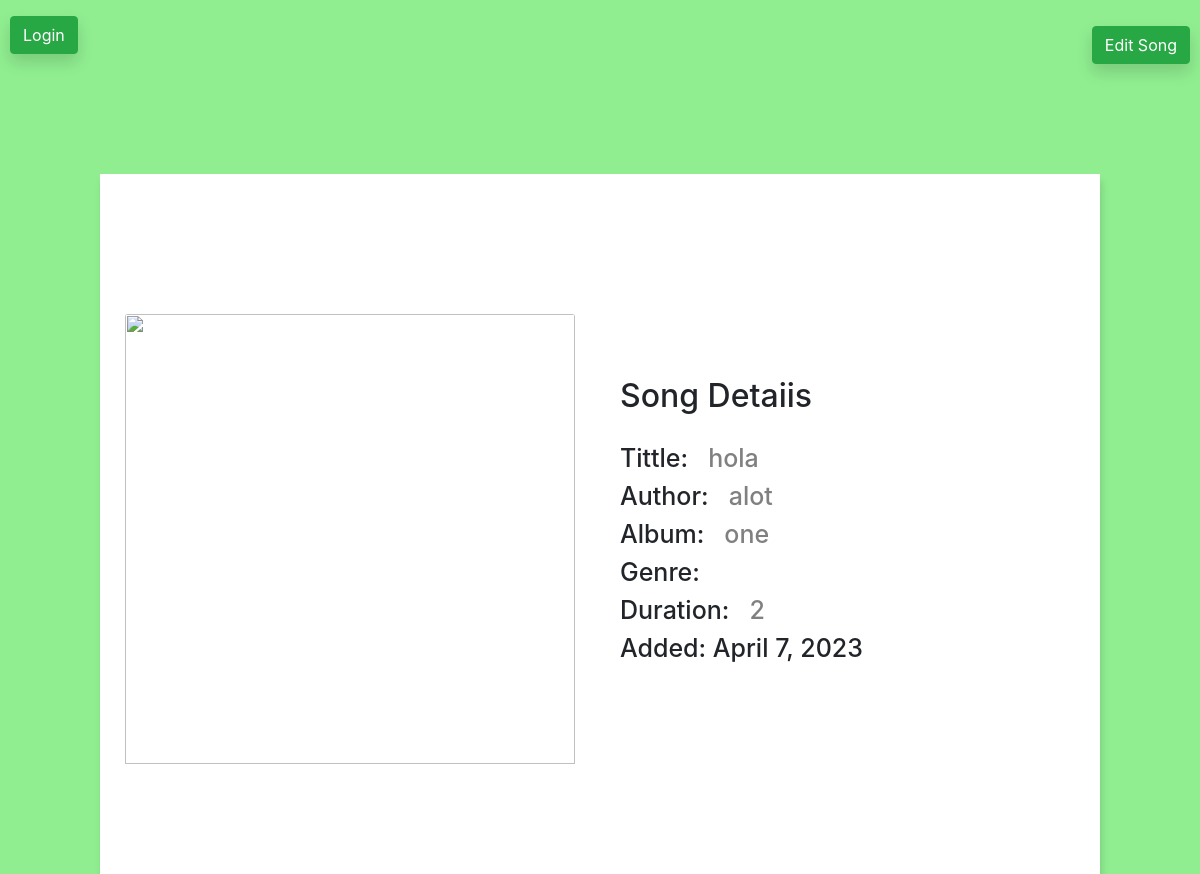
The app's page /songs/song/1, older data.
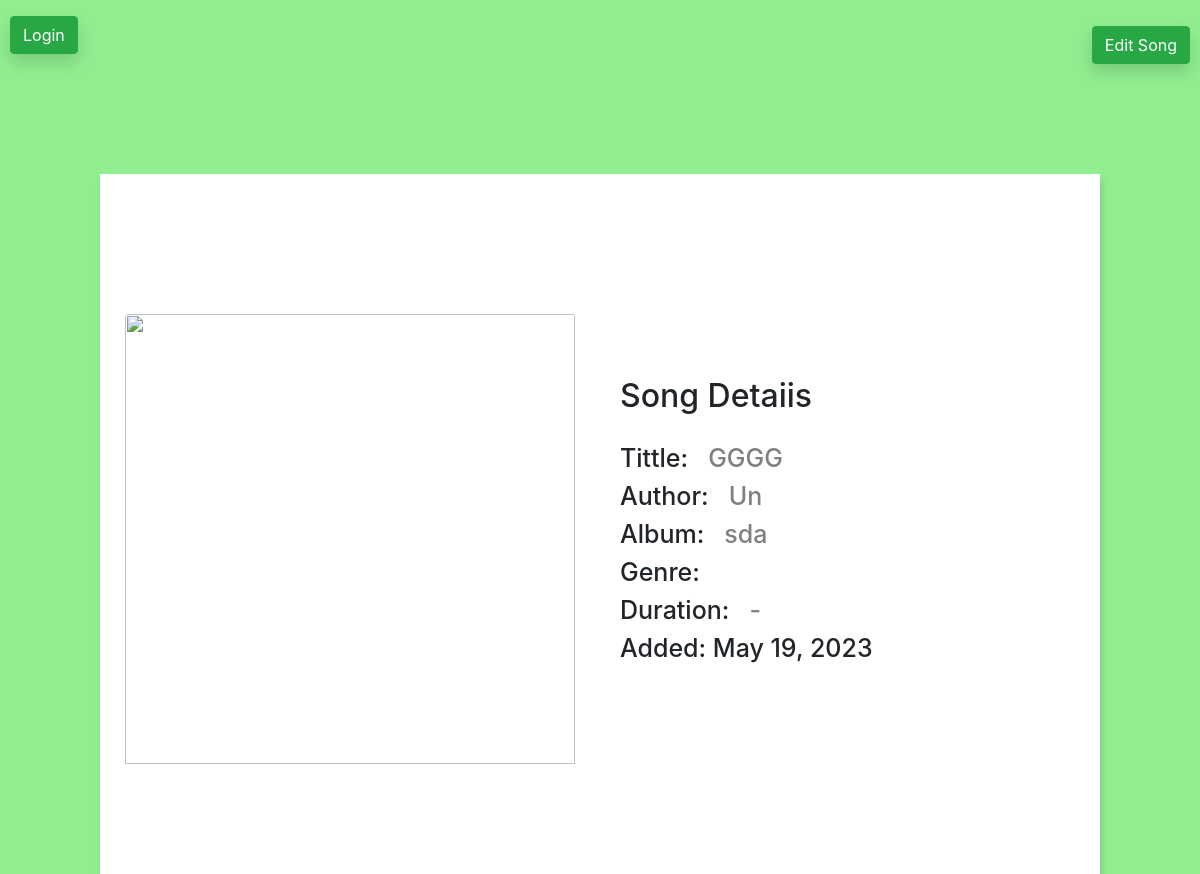
The same page, newer data.
### music_app/models.py (models this page shows, shortened)
class Song(models.Model):
    name = models.TextField(max_length=100)
    author = models.ForeignKey(Author, on_delete=models.CASCADE, related_name="songs")
    album = models.ForeignKey(
        Album,
        on_delete=models.CASCADE,
        related_name="songs",
        null=True,
        blank=True,
    )
    musicalGenre = models.ForeignKey(
        MusicalGenre,
        on_delete=models.CASCADE,
        related_name="songs",
        null=True,
        blank=True,
    )
    image = models.ImageField(null=True, blank=True)
    audio_file = models.FileField(blank=True, null=False, default="")
    duration = models.CharField(max_length=10, null=True, blank=True, default="-")
    date = models.DateField(default=date.today)
    class Meta:
        ordering = ["name"]

class Author(models.Model):
    name = models.TextField()
    def __str__(self):
        return self.name

class Album(models.Model):
    title = models.TextField()
    author = models.ForeignKey(
        Author, on_delete=models.PROTECT, related_name="albums", blank=False
    )
    def __str__(self):
        return self.title

### music_app/views.py (the view)
# urls.py: path("song/<int:pk>", views.SongDetail.as_view(), name="song_details"),
class SongDetail(DetailView):
    model = Song
    template_name = "songs/details.html"
    context_object_name = "song"
    def get_context_data(self, **kwargs):
        context = super(SongDetail, self).get_context_data(**kwargs)
        return context

### music_app/templates/songs/details.html (shortened to what this page needs)
{% block content %}
<html>
<head>
    <link rel="stylesheet" href="https://stackpath.bootstrapcdn.com/bootstrap/4.5.0/css/bootstrap.min.css">
</head>
<body>
    <div id="header">
        {% block header %}
        <div class="header-container">
            {% if user.is_authenticated %}
            <div class="user-info">
                <p>User: {{ user.username }}</p>
            </div>
            <div class="logout-button">
                <a href="{% url 'logout' %}?next={{request.path}}" class="btn btn-success mt-3 shadow">Logout</a>
            </div>
            {% else %}
            <div class="logout-button">
                <a href="{% url 'login' %}?next={{request.path}}" class="btn btn-success mt-3 shadow">Login</a>
            </div>
            {% endif %}
            {% if song %}
            <a href="{% url 'songs:edit_song' pk=song.pk %}" class="btn btn-success mt-3 shadow"
                style="position: absolute; top: 10px; right: 10px;">Edit Song</a>
            {% endif %}
        </div>
        {% endblock %}
    </div>
    <div class="center2">
        <div id="content">
            <div class="card-body">
                <img src="https://cms-assets.tutsplus.com/cdn-cgi/image/width=630/uploads/users/1631/posts/32859/image/album-cover-maker_5a.jpg"
                    class="card-img-top">
            </div>
            <div class="detalls">
                <h5>Song Detaiis</h5>
                <div id="info">
                    <h2>Tittle:</h2>
                    <h3>{{ song.name }}</h3>
                </div>
                <div id="info">
                    <h2>Author:</h2>
                    <h3>{{ song.author }}</h3>
                </div>
                <div id="info">
                    <h2>Album:</h2>
                    <h3>{{ song.album }}</h3>
                </div>
                <div id="info">
                    <h2>Genre:</h2>
                </div>
                <div id="info">
                    <h2>Duration:</h2>
                    <h3>{{ song.duration }}</h3>
                </div>
                <div id="date">
                    <h2>Added: {{ song.date }}</h2>
                </div>
            </div>
        </div>
    </div>
</body>
</html>
{% endblock %}

### music_app/templates/songs/details.html (style rules this page uses)
body { background-color: #90EE90; }
.center2 { float: left; display: flex; align-items: center; justify-content: center; width: 100%; height: auto; }
#content { background-color: #fff; box-shadow: 2px 7px 7px 0px rgba(0, 0, 0, 0.131); width: 1000px; height: 700px; display: flex; align-items: center; margin-top: 120px; }
.card-body { display: flex; float: left; justify-content: center; align-items: center; width: 500px; }
.card-body .card-img-top { width: 450px; height: 450px; object-fit: cover; margin-top: 30px; }
.detalls { display: flex; float: left; align-items: left; justify-content: center; flex-direction: column; width: 500px; height: 700px; padding: 20px; }
h5 { font-size: 32px; padding-bottom: 20px; }
#info { position: relative; float: left; display: flex; }
h2 { font-size: 25px; }
h3 { font-size: 25px; margin-left: 20px; color: grey; font-weight: 300px; }
.header-container { display: flex; align-items: center; }
.logout-button { margin-left: 10px; }

Row changes from the older to the newer data that the page shows:
changed Song: name "hola" → "GGGG"; author "alot" → "Un"; album "one" → "sda"; duration "2" → "-"; date "April 7, 2023" → "May 19, 2023"
